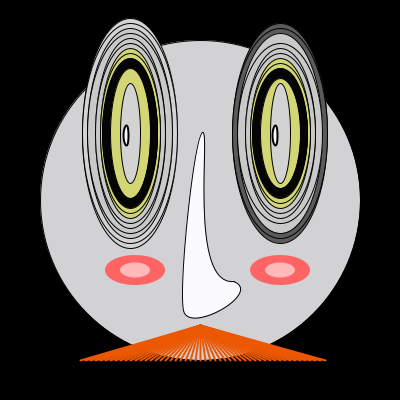
Frame 1 (no input)
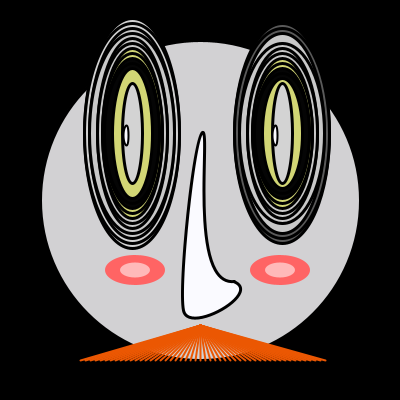
Frame 60 (the mouse pressed at the canvas centre just before this capture)
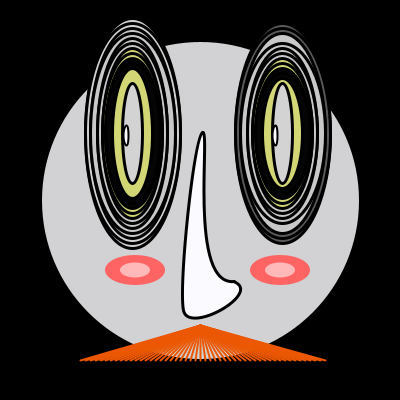
Frame 120 (the mouse held since frame 60 and released just before this capture)

The Processing sketch that drew these frames (run headless with seeded random() and noise(); from frame 60 on, the mouse is pressed at the canvas centre):

// Processing sketch: processing_88798
// ── processing_88798.pde

float x;
float y;
float rayon= 160;
// Fonction qui n'est appelee qu'au demarrage.
void setup() {
  size(400, 400); // La taille de la fenetre.
  frameRate(30); // Le nombre d'images par seconde.
  smooth(); // Lisser les formes dessinees.
  background(0, 0, 0);
  x=width/2;
  y=height/2;
}



void draw() {
  // Int

  background(0, 0, 0);
  stroke(0, 0, 0);
  fill(210, 209, 211);
  ellipse( width/2, height/2, rayon * 2, rayon * 2); 

  //Oeil mouvement        
  float oscOffsetD = 0.75;
  float oscCounterD =0.1 * frameCount;
  float oscCenterD =width/4 + 25;
  float oscRadiusD =width/50;

  float value = cos( oscCounterD + oscOffsetD ) * oscRadiusD + oscCenterD;


  ellipse(value+150, height*.333, 50, 50);  


  // oeil droite deuxième  
  fill(90, 90, 90);
  ellipse(value+150, height*0.333, 95, 220);
  ellipse(value+150, height*0.333, 95, 210);

  fill(201, 201, 201);
  ellipse(value+150, height*0.333, 85, 200);
  ellipse(value+150, height*0.333, 85, 180);

  ellipse(value+150, height*0.333, 70, 170);     
  ellipse(value+150, height*0.333, 70, 160);

  fill(210, 214, 117);
  ellipse(value+150, height*0.333, 60, 150);
  ellipse(value+150, height*0.333, 60, 140);

  fill(5, 5, 5);
  ellipse(value+150, height*0.333, 55, 130);
  ellipse(value+150, height*0.333, 55, 120);

  fill(210, 214, 117);
  ellipse(value+150, height*0.333, 40, 110);
  fill(211, 211, 211);     
  ellipse(value+150, height*0.333, 20, 100);


  //Oeil gauche mouvement   

  ellipse(value, height*.333, 50, 50);        

  //Oeil gauche       
  ellipse(value, height*0.333, 95, 230);
  ellipse(value, height*0.333, 95, 220);

  fill(201, 201, 201);
  ellipse(value, height*0.333, 85, 210);
  ellipse(value, height*0.333, 85, 200);

  ellipse(value, height*0.333, 70, 190);     
  ellipse(value, height*0.333, 70, 180);

  fill(210, 214, 117);
  ellipse(value, height*0.333, 60, 170);
  ellipse(value, height*0.333, 60, 160);
  fill(5, 5, 5);
  ellipse(value, height*0.333, 55, 150);
  ellipse(value, height*0.333, 55, 140);
  fill(210, 214, 117);
  ellipse(value, height*0.333, 40, 130);
  fill(211, 211, 211);     
  ellipse(value, height*0.333, 20, 100);


  // moustache        
  fill(250, 250, 255);


  beginShape();
  curveVertex(2.0, 243.0);
  curveVertex(233.0, 281.0);
  curveVertex(183.0, 310.0);
  curveVertex(202.0, 132.0);
  curveVertex(234.0, 281.0);
  curveVertex(482.0, 99.0);
  endShape();
  strokeWeight(2);
  stroke(235, 87, 2); 
  ;  

  int x =80; 
  while ( x < 330) { 
    line(200, 325, x, 360); 
    x = x + 5;
  }
  stroke(0, 0, 0);

  ellipse(126, 135, 5, 20);
  ellipse(275, 135, 5, 20);
  noFill();
  strokeWeight(3);
  noStroke();

  // Pomette    

    fill(255, 100, 100);
  ellipse(280, 270, 60, 30);
  ellipse(135, 270, 60, 30);


  fill(255, 185, 185);
  ellipse(135, 270, 30, 15);
  ellipse(280, 270, 30, 15);
}
